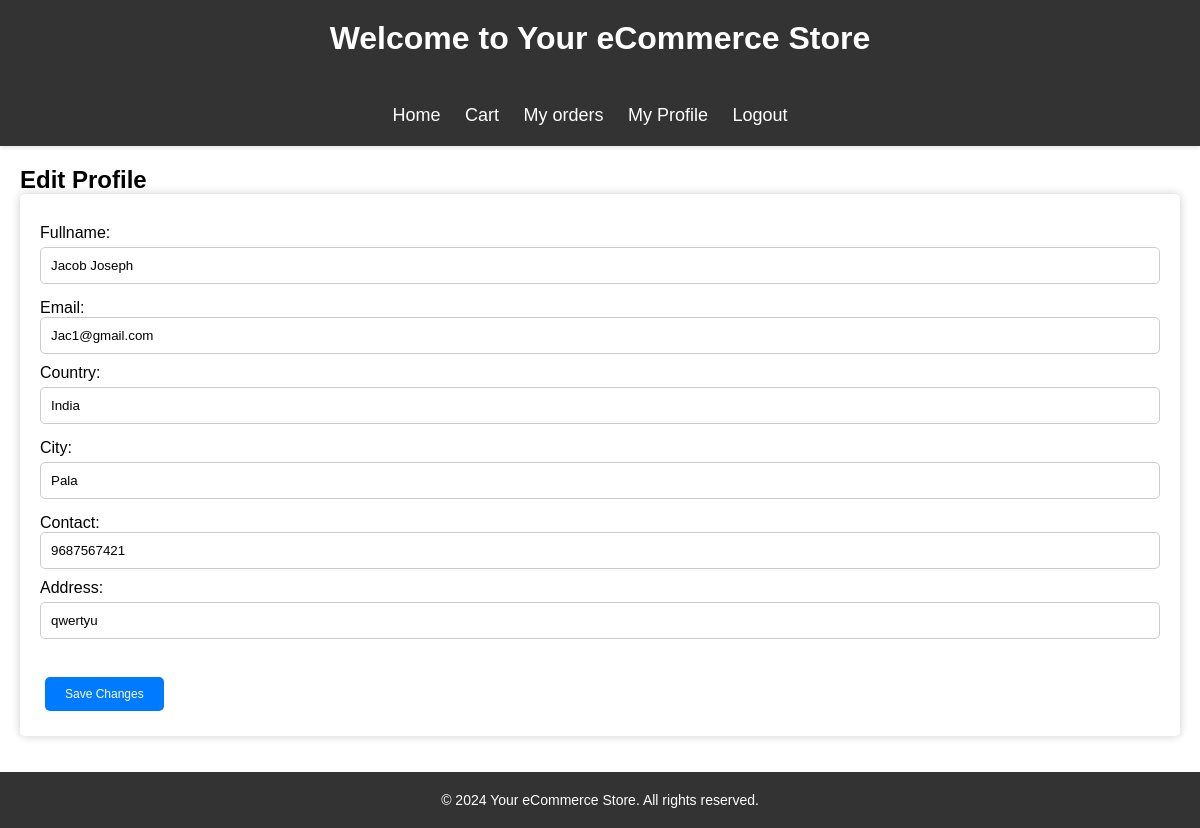
The page /editprofile.php (signed in) on the database its author committed.
### tables this page shows
CREATE TABLE IF NOT EXISTS `customer` (
  `Cid` int NOT NULL AUTO_INCREMENT,
  `Fullname` varchar(30) NOT NULL,
  `Username` varchar(30) NOT NULL,
  `Email` varchar(30) NOT NULL,
  `Password` varchar(20) NOT NULL,
  `Country` varchar(30) NOT NULL,
  `City` varchar(30) NOT NULL,
  `Contact` bigint NOT NULL,
  `Address` varchar(50) NOT NULL,
  PRIMARY KEY (`Username`) USING BTREE,
  UNIQUE KEY `Cid` (`Cid`)
);

### editprofile.php (the view, shortened to what this page needs)
<?php
include("db.php");
$user = $_SESSION['user'];
$sql = "SELECT * FROM customer WHERE Username='$user'";
$result = mysqli_query($conn, $sql);
while ($row = mysqli_fetch_array($result)) {
    $fullname = $row['Fullname'];
    $email = $row['Email'];
    $country = $row['Country'];
    $city = $row['City'];
    $contact = $row['Contact'];
    $address = $row['Address'];
}
?>
<html>
<head>
    <link rel="stylesheet" type="text/css" href="stylesbard.css">
    <link rel="stylesheet"  href="style_adm2.css">
</head>
<body>
    <header>
        <h1>Welcome to Your eCommerce Store</h1><br>
        <nav>
            <ul>
                <li><a href="c_index.php">Home</a></li>
                <li><a href="cart.php">Cart</a></li>
                <li><a href="myorder.php">My orders</a></li>
                <li><a href="Profile.php">My Profile</a></li>
                <li><a href="logout.php">Logout</a></li>
            </ul>
        </nav>
    </header>
    <main>
        <section class="edit-profile">
            <h2>Edit Profile</h2>
            <form method="post">
            <div class="form-group">
                Fullname: <input type="text" name="full" value="<?php echo $fullname; ?>">
            </div>
            <div class="form-group">
                Email:<input type="email" name="Email" value="<?php echo $email; ?>">
            </div>
            <div class="form-group">
                Country:<input type="text" name="Country" value="<?php echo $country; ?>">
            </div>
            <div class="form-group">
                City:<input type="text" name="City" value="<?php echo $city; ?>">
            </div>
            <div class="form-group">
                Contact:<input type="int" name="Contact" value="<?php echo $contact; ?>">
            </div>
            <div class="form-group">
                Address:<input type="text" name="Address" value="<?php echo $address; ?>">
            </div><br>
                <button type="submit" name="submit">Save Changes</button>
            </form>
        </section>
    </main>
    <footer id="footer">
        <p>&copy; <?php echo date("Y"); ?> Your eCommerce Store. All rights reserved.</p>
    </footer>
</body>
</html>

### stylesbard.css (style rules this page uses)
body, h1, h2, h3, ul, p, a { margin: 0; padding: 0; font-family: Arial, sans-serif; }
header { background-color: #333; color: #fff; text-align: center; padding: 20px 0; box-shadow: 0 2px 4px rgba(0, 0, 0, 0.1); }
header h1 { font-size: 32px; margin-bottom: 10px; font-weight: bold; }
nav ul { list-style-type: none; margin-top: 20px; }
nav ul li { display: inline; margin-right: 20px; }
nav ul li a { color: #fff; text-decoration: none; font-size: 18px; transition: color 0.3s ease; }
main { max-width: 1200px; margin: 0 auto; padding: 20px; }
footer { background-color: #333; color: #fff; text-align: center; padding: 20px 0; }
footer p { font-size: 14px; }
.form-group { margin: 10px 0; }
input[type="text"] { width: 100%; padding: 10px; margin: 5px 0; border: 1px solid #ccc; border-radius: 5px; }
button[type="submit"] { background-color: #007BFF; color: #fff; padding: 10px 20px; border: none; border-radius: 5px; cursor: pointer; }
button { background-color: #3498db; color: #fff; border: none; padding: 8px 16px; margin: 5px; border-radius: 5px; cursor: pointer; text-decoration: none; text-align: center; display: inline-block; font-size: 12px; }

### style_adm2.css (style rules this page uses)
form { background-color: #fff; padding: 20px; border-radius: 5px; box-shadow: 0 0 10px rgba(0, 0, 0, 0.2); }
.form-group { margin: 10px 0; }
.form-group input, .form-group select { width: 100%; padding: 10px; border: 1px solid #ccc; border-radius: 5px; }
button { background-color: #333; color: #fff; padding: 10px 20px; border: none; border-radius: 5px; cursor: pointer; }

### rows shown on the page
customer: full "Jacob Joseph", Email "Jac1@gmail.com", Country "India", City "Pala", Contact "9687567421", Address "qwertyu"
